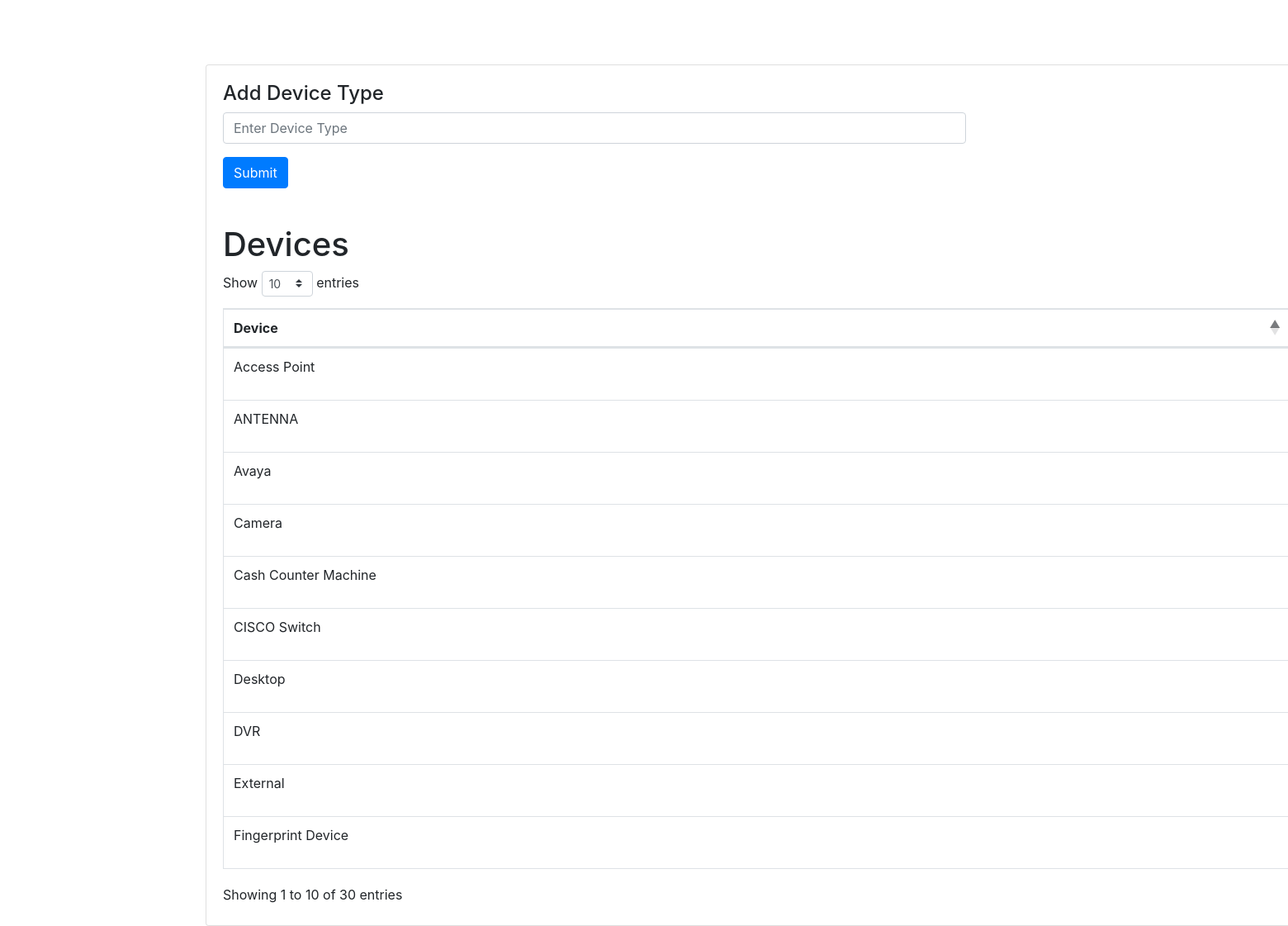
The app's page /dist/addDeviceForm.php with its own data.
### tables this page shows
CREATE TABLE `device_types` (
  `id` int(255) NOT NULL,
  `device_type` varchar(255) NOT NULL
);

### dist/addDeviceForm.php (the view, shortened to what this page needs)
      <?php
include "con_db.php";
?>
<?php
include "dataTablesCustom.php";
?>
<div style="margin-left: 15%;margin-top: 5%; width: 120%;">
        <div class="container-fluid">
              <div id="layoutSidenav_content">
                <div class="card mb-4">
                    <div class="card-body">
                        <div class="table-responsive">
                          <div id="addedmsg" class="alert alert-success" style="display: none;">Device Added Successfuly</div>
                  <form method="post" id="insertform" action="addDeviceAction.php">
                    <div class="form-group">
                        <h4>Add Device Type</h4>
                        <input class="form-control col-md-6" id="DeviceName" name="device" type="text" required="true" placeholder="Enter Device Type" />
                    </div>
                    <button style="margin-bottom: 20px;" class="btn btn-primary" id="AddBTN" name="addDeviceBTN">Submit</button>
                  </form>
             <h1 class="mt-4">Devices</h1>
                                    <table class="table table-bordered" id="dataTable" width="100%" cellspacing="0" style="margin-bottom: 3%;">
                               <?php
    $result = mysqli_query($con,"SELECT * FROM device_types");
?>
                                        <thead>
                                            <tr>
                                                <th>Device</th>
                                            </tr>
                                        </thead>
                                        <tbody>
    <?php
    while($row = mysqli_fetch_array($result)){
    ?>
  <tr>
      <td><?php echo $row['device_type']; ?></td>
  </tr>
<?php
}
        ?>
                                        </tbody>
                                    </table>
                      </div>
            </div>
          </div></div>
        </div>
      </div>

### records on screen
device_types: device_type "Desktop"
device_types: device_type "DVR"
device_types: device_type "External"
device_types: device_type "Cash Counter Machine"
device_types: device_type "Fingerprint Device"
device_types: device_type "Access Point"
device_types: device_type "CISCO Switch"
device_types: device_type "ANTENNA"
device_types: device_type "Camera"
device_types: device_type "Avaya"
